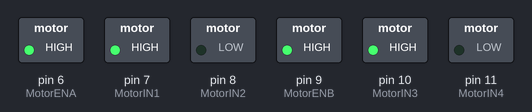
This sketch was run on a simulated Arduino Uno, built with avr-gcc and run on an emulated ATmega328P. On the bench: switched loads named in the sketch (green lamp = pin HIGH).

Above: at 0.1 s.
Timing chart, 0 to 1.6 s (numbered marks = the images above):
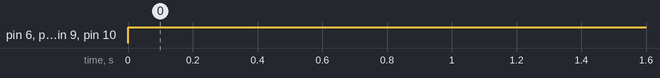

Measured:
- by itself, pin 6 (MotorENA), pin 7 (MotorIN1), pin 9 (MotorENB), pin 10 (MotorIN3): LOW → HIGH at 0.00 s

The sketch:

line_following_robot.ino
```cpp
#define MotorIN1 7
#define MotorIN2 8
#define MotorIN3 10
#define MotorIN4 11

#define MotorENA 6
#define MotorENB 9

// #define Line1
// #define Line2
// #define Line3
// #define Line4
// #define Line5

uint8_t lspeed = 255;
uint8_t rspeed = 255;


void setup()
{
  pinMode(MotorIN1, OUTPUT);
  pinMode(MotorIN2, OUTPUT);
  pinMode(MotorIN3, OUTPUT);
  pinMode(MotorIN4, OUTPUT);

  pinMode(MotorENA, OUTPUT);
  pinMode(MotorENB, OUTPUT);
}

void loop()
{
  digitalWrite(MotorIN1, HIGH);
  digitalWrite(MotorIN2, LOW);
  analogWrite(MotorENA, 255);

  digitalWrite(MotorIN3, HIGH);
  digitalWrite(MotorIN4, LOW);
  analogWrite(MotorENB, 255);
}
```
